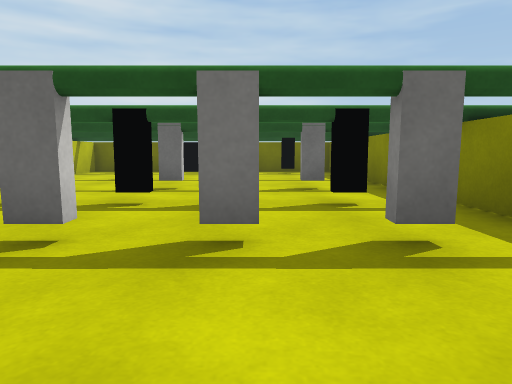
[1] (above)

12 first-person views from a walk through a scene from a Unity 3-D project. The camera is 0.31 m above the floor, tilts 6° down and sees 70° across. The floor is counted in squares, 0.5 m on a side. Each view is taken from the middle of a square. On the plan, view 1 faces up. The plan holds only what a view shows up to about 10 squares ahead; the rest is blank. Surface patterns are stand-ins for the level's own textures.

[2]
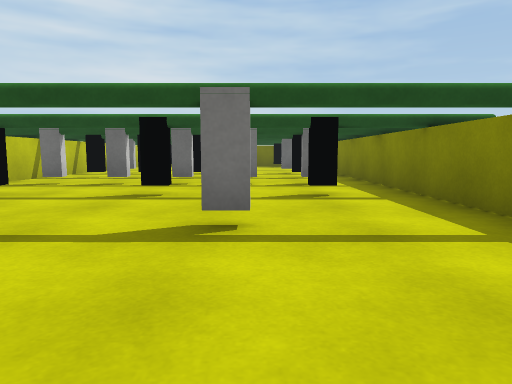

[3]
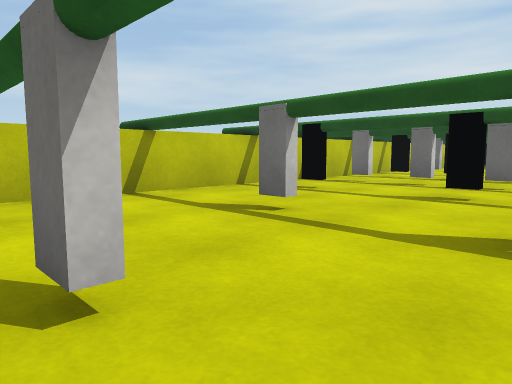

[4]
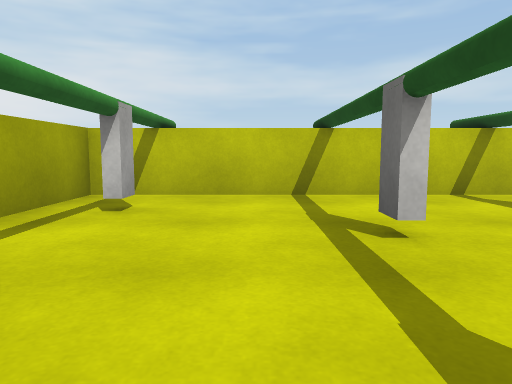

[5]
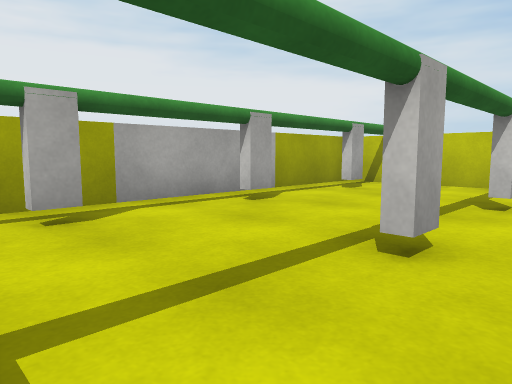

[6]
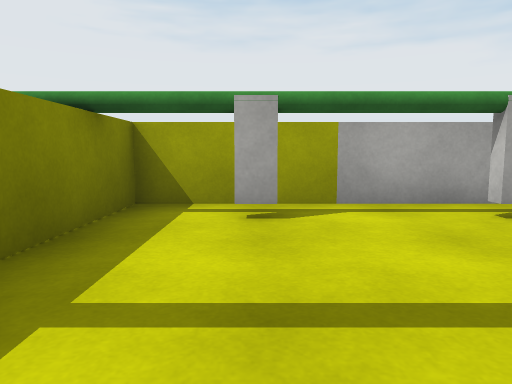

[7]
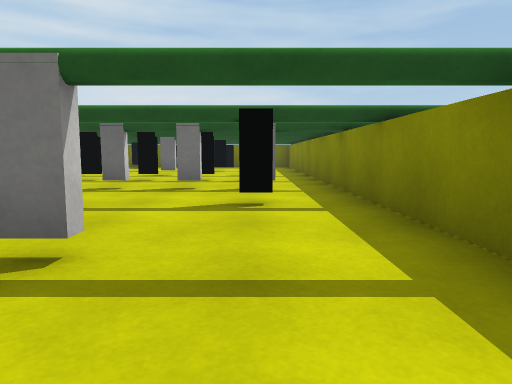

[8]
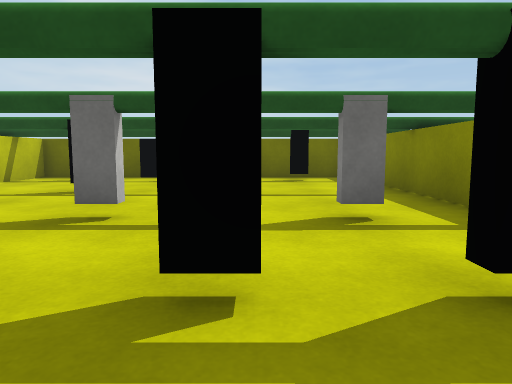

[9]
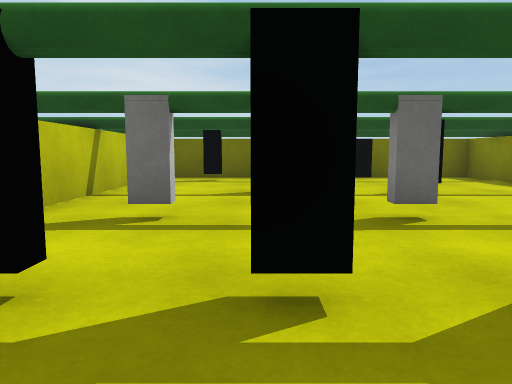

[10]
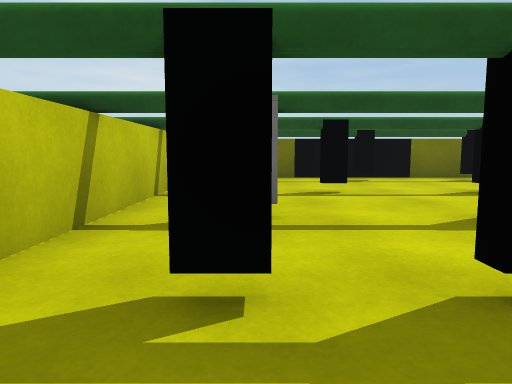

[11]
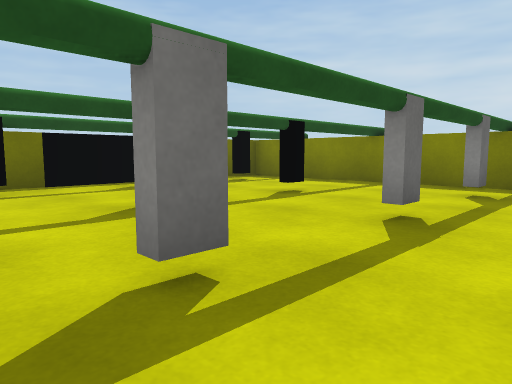

[12]
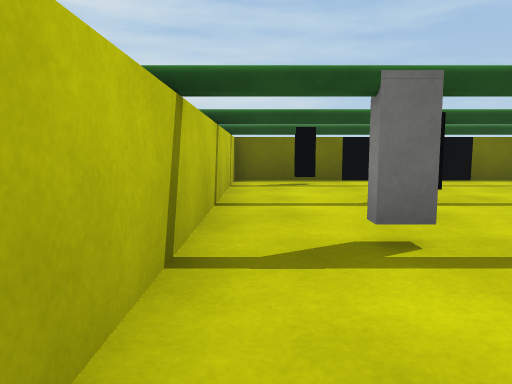

### Floor plan
Ten units are one square. View 1 is at (0, 0); x grows to the right and y downward. Boxes are objects, and circles mark ways between rooms. Rooms are numbered by the first view taken in them; rooms with no view inside come last. Other rooms are left out.
<svg viewBox="-60 -140 90 200">
<path fill="none" stroke="#000" d="M-25 20 -30 20M-5 18 0 18M0 20 -5 20M-18 44 -12 44M-38 -4 -42 -4M-1 55 25 55 25 -15M12 -4 8 -4M-25 -24 -31 -24M-12 -24 -18 -24M-39 -24 -44 -24M1 -24 -5 -24M-55 -15 -55 55 -30 55M14 -24 9 -24M-25 -44 -31 -44M-12 -44 -18 -44M-39 -44 -44 -44M1 -44 -4 -44M14 -44 9 -44M-55 -45 -55 -15M25 -15 25 -45M-25 -88 -30 -88M0 -88 -5 -88M-38 -114 -42 -114M-38 -64 -42 -64M-29 -125 -55 -125 -55 -45M12 -114 8 -114M12 -64 8 -64M25 -45 25 -125 0 -125"/>
<rect x="-25" y="-135" width="20" height="10" fill="#bbb"><title>black block</title></rect>
<circle cx="-15" cy="-20" r="3" fill="#2a7"/>
<circle cx="-50" cy="-20" r="3" fill="#2a7"/>
<circle cx="20" cy="-20" r="3" fill="#2a7"/>
<circle cx="-15" cy="-40" r="3" fill="#2a7"/>
<circle cx="-50" cy="-40" r="3" fill="#2a7"/>
<circle cx="20" cy="-40" r="3" fill="#2a7"/>
<text x="-20" y="20">1</text>
<text x="-20" y="-30">2</text>
<text x="-20" y="-90">3</text>
</svg>
Room 1 opens to room 2. Room 2 opens to room 3.

Where each view was taken, in squares from view 1:
view 1: 0 up, 0 right, facing up
view 2: 5 down, 0 right, facing up
view 3: 5 down, 0 right, facing up-left
view 4: 3 down, 0 right, facing left
view 5: 1 down, 2 right, facing down-left
view 6: 1 down, 1 right, facing down
view 7: 4 down, 1 right, facing up
view 8: 3 up, 0 right, facing up
view 9: 3 up, 3 left, facing up
view 10: 3 up, 4 left, facing up
view 11: 5 up, 5 left, facing up-right
view 12: 4 up, 5 left, facing up
